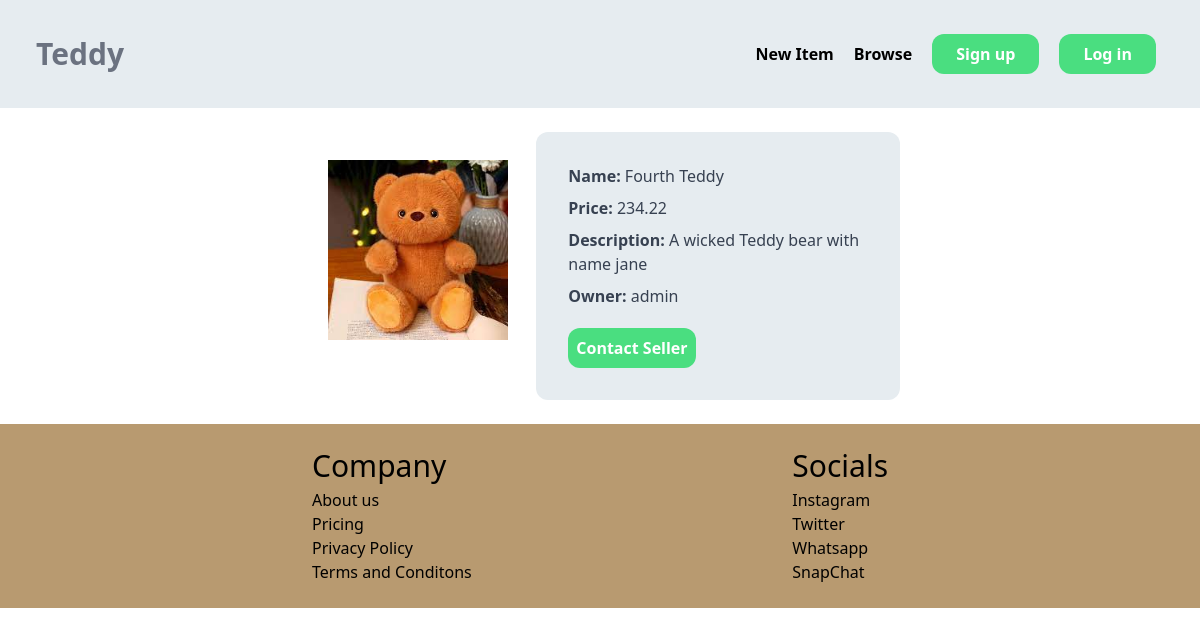
Page /4/detail/ on the committed database.
### products/models.py (models this page shows, shortened)
class Product(models.Model):
    category = models.ForeignKey(Category, related_name="products", on_delete=models.CASCADE)
    name = models.CharField(max_length=255)
    price = models.FloatField()
    description = models.TextField(blank=True, null=True)
    image = models.ImageField(upload_to="Product_images")
    is_sold = models.BooleanField(default=False)
    created_by = models.ForeignKey(User, null=True, related_name="products", on_delete=models.CASCADE)
    created_at = models.DateTimeField(auto_now_add=True)
    modified_at = models.DateTimeField(auto_now=True)

### products/views.py (the view)
# urls.py: path("<int:id>/detail/", views.detail, name="detail"),
def detail(request, id):
    product = get_object_or_404(Product, id=id)
    return render(request, "products/detail.html", {
        "product": product
    })

### products/templates/products/detail.html (shortened to what this page needs)
{% extends 'products/base.html' %}
{% block content %}
<div class="w-1/2 mx-auto flex justify-between mb-6 mt-6">
    <div class="m-7">
        <img src="{{ product.image.url }}" >
    </div>
    <div class="p-8 rounded-xl bg-[#e6ecf0]">
        <p class="text-gray-700 mb-2"><strong>Name: </strong> {{ product.name }}</p>
        <p class="text-gray-700 mb-2"><strong>Price: </strong> {{ product.price }} </p>
        <p class="text-gray-700 mb-2"><strong>Description: </strong>{{ product.description }} </p>
        <p class="text-gray-700 mb-2"><strong>Owner: </strong>{{ product.created_by.username }} </p>
        {% if request.user.is_authenticated %}
            {% if request.user.username == product.created_by.username %}
            <a href="{% url 'products:edit' product.id %}" class="mr-5">
                <button class="mt-3 bg-green-400 p-2 px-5 text-white font-semibold rounded-xl">Edit</button>
            </a>
            <a href="{% url 'products:delete' product.id %}" class="mr-5">
                <button class="mt-3 bg-red-400 p-2 px-5 text-white font-semibold rounded-xl">Delete</button>
            </a>
            {% else %}
                <a href="{% url 'core:signup' %}" class="mr-5">
                    <button class="mt-3 bg-green-400 p-2 text-white font-semibold rounded-xl">Contact Seller</button>
                </a>
            {% endif %}
        {% else %}
            <a href="{% url 'core:signup' %}" class="mr-5">
                <button class="mt-3 bg-green-400 p-2 text-white font-semibold rounded-xl">Contact Seller</button>
            </a>
        {% endif %}
    </div>
</div>
{% endblock %}

### rows in the picture
Product: image (picture), name "Fourth Teddy", price "234.22", description "A wicked Teddy bear with name jane", created_by.username "admin"
